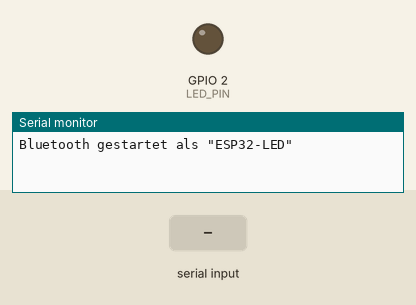
The sketch below on a simulated ESP32-C3. On the bench: output pins drawn as LEDs (lit = HIGH), the last lines printed to the serial monitor. Inputs (shaded band) come from the test bench. Nothing arrives over Bluetooth unless stated.

Above: at 1.2 s.
1.3 s: "ON\n" received over the second serial link
At 2.5 s:
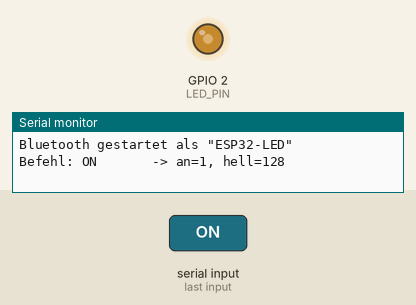
2.8 s: "B:0..255\n" received over the second serial link
At 3.9 s:
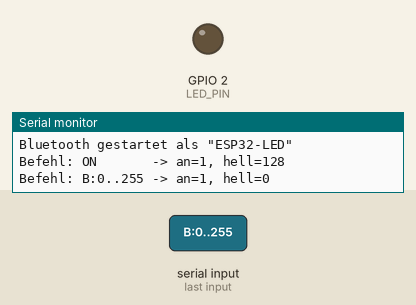
4.3 s: "B:90\n" received over the second serial link
At 5.0 s:
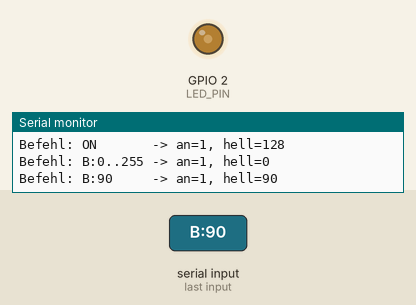
Timing chart, 0 to 7.3 s (numbered marks = the images above; inputs shaded):
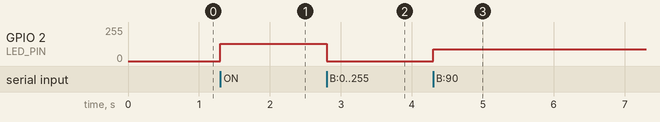

The sketch:

ESP32_LED_BT.ino
```cpp
/*
  ESP32_LED_BT – LED per Bluetooth (App Inventor) schalten und dimmen
  -------------------------------------------------------------------
  Gegenstück zur App "LedSteuerung.aia".

  Hardware : klassischer ESP32 (z. B. ESP32-DevKitC / WROOM-32).
             ESP32-S3 und ESP32-C3 haben KEIN klassisches Bluetooth
             und funktionieren mit diesem Sketch nicht (dort BLE nötig).
  LED      : GPIO 2 (Onboard-LED vieler DevKits) oder externe LED
             mit 220-Ω-Vorwiderstand gegen GND.
  Core     : Arduino-ESP32 ab Version 3.x (ledcAttach/ledcWrite mit Pin).

  Protokoll (Textzeilen, Abschluss mit '\n'):
    App -> ESP32   "ON"        LED einschalten
                   "OFF"       LED ausschalten
                   "B:0..255"  Helligkeit setzen
                   "?"         nur Status anfordern
    ESP32 -> App   "S;B;T"     z. B. "1;128;41.5"
                   S = tatsächlicher Ausgang (1 = PWM-Tastgrad > 0)
                   B = eingestellte Helligkeit 0..255
                   T = Temperatur in °C
  Der Status wird nach jedem Befehl und zusätzlich jede Sekunde gesendet.
*/

#include "BluetoothSerial.h"

#if !defined(CONFIG_BT_ENABLED) || !defined(CONFIG_BLUEDROID_ENABLED)
#error "Klassisches Bluetooth ist fuer dieses Board nicht verfuegbar (ESP32-S3/C3?)."
#endif

BluetoothSerial BT;

const char* GERAETENAME   = "ESP32-LED";   // so erscheint der ESP32 am Handy
const int   LED_PIN       = 2;
const int   PWM_FREQUENZ  = 5000;          // Hz
const int   PWM_AUFLOESUNG = 8;            // Bit -> 0..255

bool          ledAn         = false;
int           helligkeit    = 128;
String        puffer;
unsigned long letzterStatus = 0;

// Schreibt den Sollzustand auf den PWM-Ausgang
void ausgangSetzen() {
  ledcWrite(LED_PIN, ledAn ? helligkeit : 0);
}

// Liest den TATSÄCHLICHEN Ausgang (PWM-Register) und sendet den Status
void statusSenden() {
  int   istTastgrad = ledcRead(LED_PIN);
  int   s           = (istTastgrad > 0) ? 1 : 0;
  float temperatur  = temperatureRead();   // interner Chip-Sensor, nur grob
  // Später durch echten Sensor ersetzen, z. B. DS18B20 oder DHT22.
  BT.printf("%d;%d;%.1f\n", s, helligkeit, temperatur);
}

void befehlAusfuehren(String befehl) {
  befehl.trim();
  if (befehl == "ON") {
    ledAn = true;
  } else if (befehl == "OFF") {
    ledAn = false;
  } else if (befehl.startsWith("B:")) {
    helligkeit = constrain(befehl.substring(2).toInt(), 0, 255);
  } else if (befehl == "?") {
    // nur Status
  } else {
    Serial.printf("Unbekannter Befehl: %s\n", befehl.c_str());
    return;
  }
  ausgangSetzen();
  statusSenden();
  Serial.printf("Befehl: %-8s -> an=%d, hell=%d\n", befehl.c_str(), ledAn, helligkeit);
}

void setup() {
  Serial.begin(115200);
  ledcAttach(LED_PIN, PWM_FREQUENZ, PWM_AUFLOESUNG);
  ausgangSetzen();
  BT.begin(GERAETENAME);
  Serial.printf("Bluetooth gestartet als \"%s\"\n", GERAETENAME);
}

void loop() {
  // Eingehende Zeichen sammeln, bei Zeilenende auswerten
  while (BT.available()) {
    char c = BT.read();
    if (c == '\n') {
      befehlAusfuehren(puffer);
      puffer = "";
    } else if (c != '\r') {
      puffer += c;
      if (puffer.length() > 32) puffer = "";   // Schutz vor Müll
    }
  }

  // Regelmäßiger Status, solange ein Handy verbunden ist
  if (BT.hasClient() && millis() - letzterStatus >= 1000) {
    letzterStatus = millis();
    statusSenden();
  }
}
```

Measured:
- after the input at 1.3 s, GPIO 2 (LED_PIN): 0/255 → 128/255 at once
- after the input at 2.8 s, GPIO 2 (LED_PIN): 128/255 → 0/255 at once
- after the input at 4.3 s, GPIO 2 (LED_PIN): 0/255 → 90/255 at once
